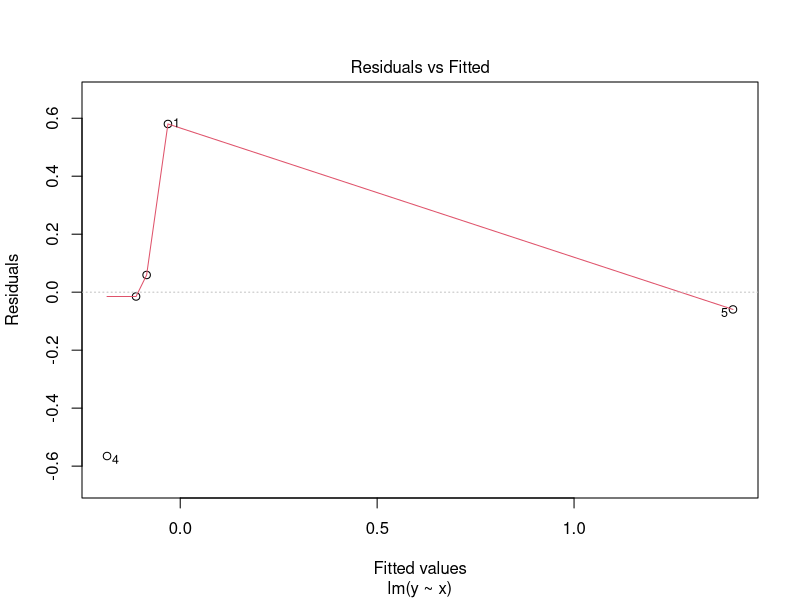
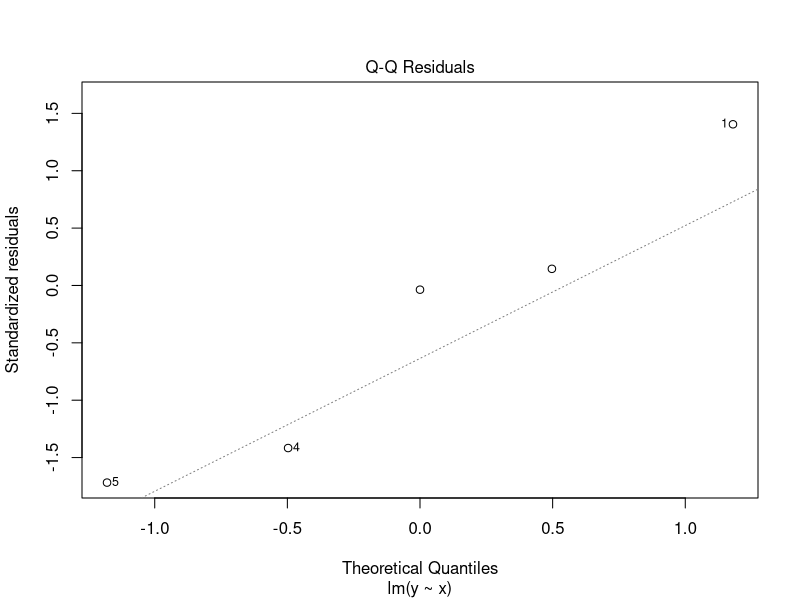
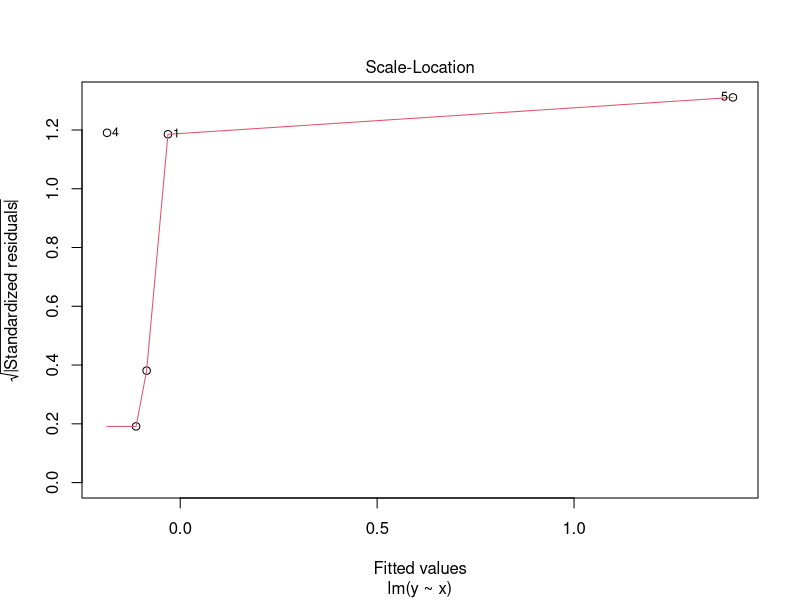
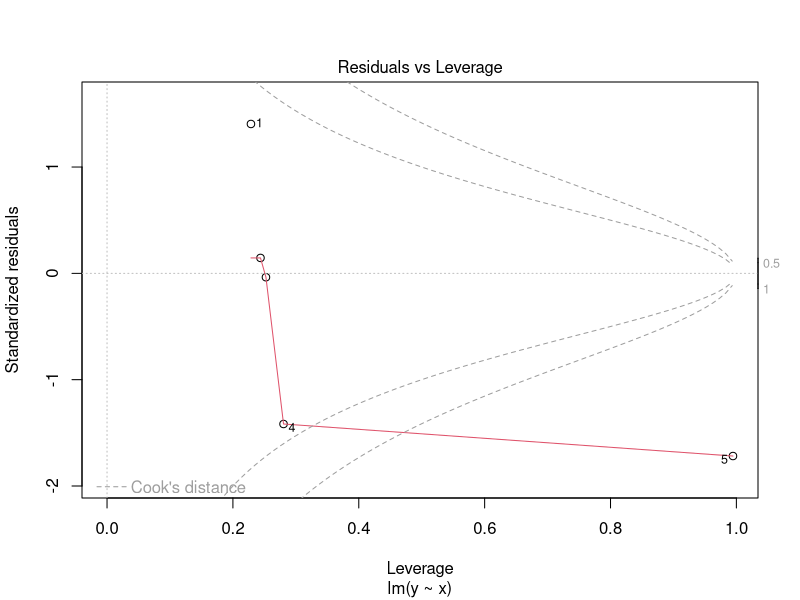

Here is the R script that generated these plots, in order:
### Quiz 3

## problem 1

data(mtcars)
fit <- lm(mpg ~ I(factor(cyl)) + wt, data = mtcars)
summary(fit)


## problem 2

fit2 <- lm(mpg ~ I(factor(cyl)), data = mtcars)
summary(fit2)


## problem 3

fit3 <- lm(mpg ~ I(factor(cyl)) + wt + wt * I(factor(cyl)), data = mtcars)
summary(fit3)

library(lmtest)
lrtest(fit,fit3)

## problem 4

fit4 <- lm(mpg ~ I(wt * 0.5) + factor(cyl), data = mtcars)
summary(fit4)



## problem 5

x <- c(0.586, 0.166, -0.042, -0.614, 11.72)
y <- c(0.549, -0.026, -0.127, -0.751, 1.344)

fit <- lm(y ~ x)
hatvalues(fit)
plot(fit)

## I went with point 5



## problem 6

x <- c(0.586, 0.166, -0.042, -0.614, 11.72)
y <- c(0.549, -0.026, -0.127, -0.751, 1.344)

fit <- lm(y ~ x)
hatvalues(fit)
dfbetas(fit)

